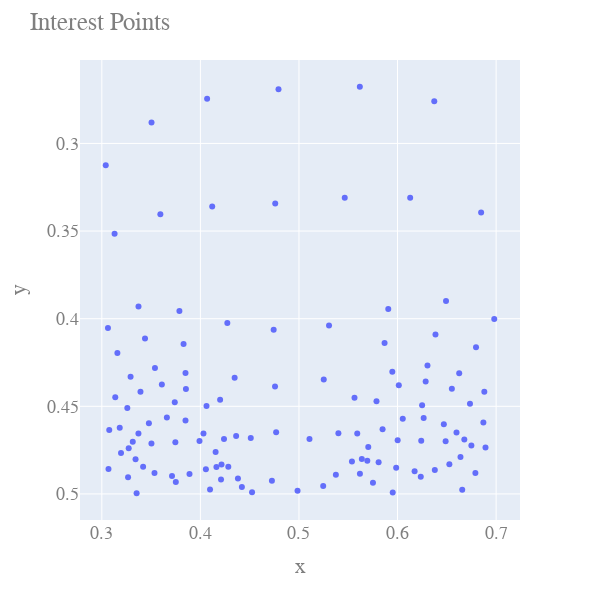

The code cell stored with this chart in its notebook:
### Code cell
fig = px.scatter(
x=interest_ponits[below_y_and_within_x,0], 
y=interest_ponits[below_y_and_within_x,1]
)
fig.update_yaxes(autorange="reversed")

fig.update_layout(
title="Interest Points",
xaxis_title="x",
yaxis_title="y",
font=dict(
family="Courier New, monospace",
size=18,
color="#7f7f7f"
),
width=600,
height=600
)

fig.show()
